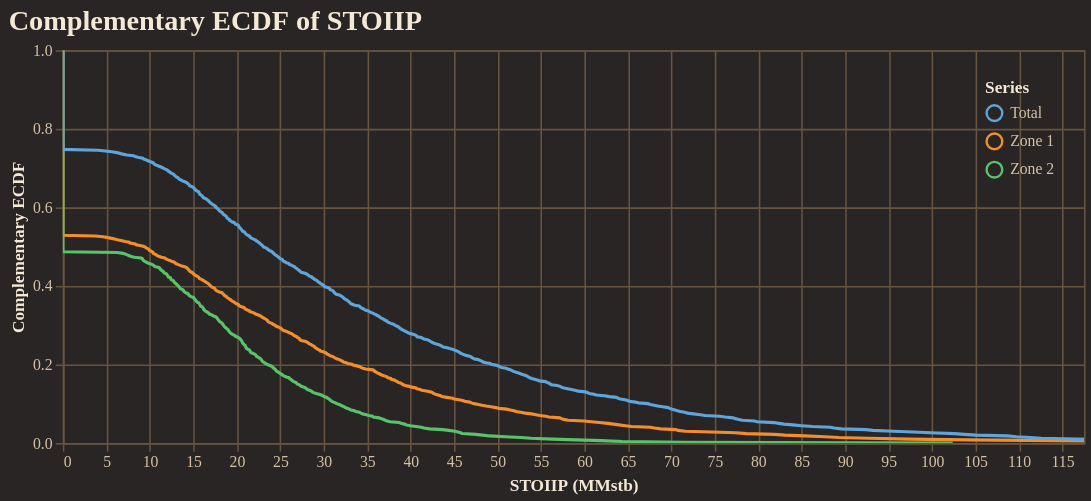

Notebook cell for this chart:
### Code cell
fig = reporter.plotter.prospect_volumetric_ecdf_plot(
    figsize=(650, 250),
    backend=PLOTTING_BACKEND
)
fig.show()

### Figure 1 — Vega-Lite specification as saved in the notebook (floating-point values rounded to 4 significant figures; data arrays with more than 128 entries replaced by an {"elided": "..."} marker saying what was removed)
{"config": {"background": "#292524", "view": {"fill": "#292524", "stroke": "#665340"}, "title": {"color": "#f4e9d7", "font": "Merriweather", "fontSize": 18, "fontWeight": 600, "subtitleColor": "#d5c2a6", "anchor": "start"}, "axis": {"domainColor": "#665340", "gridColor": "#665340", "tickColor": "#665340", "labelColor": "#d5c2a6", "titleColor": "#f4e9d7", "labelFont": "Merriweather", "titleFont": "Merriweather"}, "legend": {"titleColor": "#f4e9d7", "labelColor": "#d5c2a6", "labelFont": "Merriweather", "titleFont": "Merriweather", "orient": "top-right", "symbolType": "circle"}, "header": {"labelColor": "#d5c2a6", "titleColor": "#f4e9d7", "labelFont": "Merriweather", "titleFont": "Merriweather"}, "mark": {"color": "#c78d3b"}, "line": {"color": "#c78d3b"}, "bar": {"color": "#c78d3b"}, "point": {"color": "#ddb06d"}, "area": {"color": "#c78d3b", "opacity": 0.35}, "text": {"color": "#f4e9d7", "font": "Merriweather"}, "range": {"category": ["#5DA5DA", "#F28E2B", "#59C36A", "#E15759", "#B07AA1", "#4ECDC4", "#FF9DA7", "#EDC948"]}}, "layer": [{"mark": {"type": "line", "clip": true, "strokeWidth": 2}, "encoding": {"color": {"field": "series", "title": "Series", "type": "nominal"}, "tooltip": [{"field": "series", "title": "Series", "type": "nominal"}, {"field": "stoiip_mmstb", "format": ",.2f", "title": "STOIIP (MMstb)", "type": "quantitative"}, {"field": "exceedance_probability", "format": ".3f", "title": "Exceedance", "type": "quantitative"}], "x": {"field": "stoiip_mmstb", "title": "STOIIP (MMstb)", "type": "quantitative"}, "y": {"field": "exceedance_probability", "scale": {"domain": [0, 1]}, "title": "Complementary ECDF", "type": "quantitative"}}}], "data": {"name": "data-685a707def3dfb5351451d8925d66432"}, "encoding": {"x": {"field": "stoiip_mmstb", "scale": {"domain": [0, 117.5]}, "type": "quantitative"}}, "height": 250, "title": "Complementary ECDF of STOIIP", "width": 650, "$schema": "https://vega.github.io/schema/vega-lite/v5.20.1.json", "datasets": {"data-685a707def3dfb5351451d8925d66432": {"elided": "1500 records"}}}
